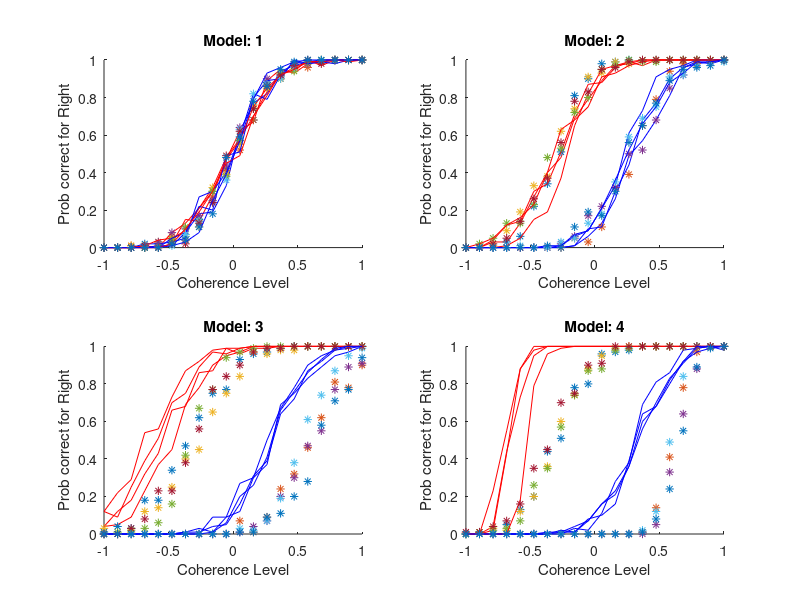

MATLAB code to generate this figure: (Note: this script raises an error after producing the figure.)
clear; close all; clc;

%% Initialization and Data Generation:
% Sets coherence levels, number of trials, subjects, and initializes the psychometric function generator.
% Generates simulated data for each model with varying Point of Subjective Equality (PSE) and slope values.
cohLevs = linspace(-1, 1, 20);
Ncoh = length(cohLevs);
ntrials = 1e2;
nsubs = 4;
eps = 1e-6; % A small value to avoid float-point errors

psyfuncGenerator = @(x, p) (0.5*0)+(1-0).*normcdf(x, p(1), p(2));
PSEs = [0 0 0 0;
    -0.3 -0.3 0.3 0.3;
    -0.6 -0.3 0.3 0.6;
    -0.6 -0.3 0.3 0.6];

slp = 4;
slopes = [slp slp slp slp;
          slp slp slp slp;
          slp slp slp slp;
          slp*2.5 slp slp slp*2.5];

data = zeros(size(PSEs, 1), size(PSEs, 2), Ncoh, nsubs, ntrials);
color_vect = ["r*", "b*", "k*", "m*"];
legnames = {'Adapt L: Attend yes', ...
            'Adapt L: Attend no', ...
            'Adapt R: Attend yes', ...
            'Adapt R: Attend no'};

figure();
for sub = 1:nsubs
    for modelN =  1:size(PSEs, 1)
        subplot(2, 2, modelN)
        hold on;
        for ttype = 1:size(PSEs, 2)
            this_PSE = PSEs(modelN, ttype) + randn(1, 1)*PSEs(modelN, ttype)/10;
            this_slope = slopes(modelN, ttype) + randn(1, 1)*slopes(modelN, ttype)/10;
            this_psyfunc = psyfuncGenerator(cohLevs, [this_PSE, 1/this_slope]);
            this_data = rand(Ncoh, ntrials) < repmat(this_psyfunc', 1, ntrials);
            data(modelN, ttype, :, sub, :) = this_data;
            plot(cohLevs, squeeze(mean(this_data, 2)), color_vect(ttype));
        end
        xlabel('Coherence Level')
        ylabel('Prob correct for Right')
        title(['Model: ' num2str(modelN)])
    end
end

%%
% Initializes variables for sign, attention, and slope change, needed for different model conditions.
sign_mu = [-1 -1 1 1];
attn_mu = [-1 0 0 1];
sig_change = [1 0 0 1];
% Defines the negative log-likelihood function that will be minimized.
nLogL = @(NR, NT, p) -sum(NR.*log(psyfuncGenerator(cohLevs, [p(1) p(2)])+eps) + ...
                         (NT-NR).*log(1-psyfuncGenerator(cohLevs, [p(1) p(2)])+eps));
        
NLLs = zeros(nsubs, size(PSEs, 2), size(PSEs, 2)); % Shape is (subjects * model_groudtruth * model_estim)

% Loops over subjects and models, fitting each model to the data and calculating the negative log-likelihood for each fit.
% For each model, uses fmincon to minimize the negative log-likelihood and find the best-fitting parameters.
res = 1e2;
MEs = NaN(nsubs, size(PSEs, 2), size(PSEs, 2));
lb_M1 = 0.01; ub_M1 = 1;
init_M1 = rand*(ub_M1-lb_M1) + lb_M1;
sig1_range = linspace(lb_M1, ub_M1, res);
prior_M1 = 1./(1:length(sig1_range));
D1 = NaN(nsubs, size(PSEs, 2), res);

lb_M2 = [0.01 0.01]; ub_M2 = [1 1];
init_M2 = rand*(ub_M2-lb_M2) + lb_M2;
mu2_range = linspace(lb_M2(1), ub_M2(1), res);
sig2_range = linspace(lb_M2(2), ub_M2(2), res)';
flat_prior = 1/length(mu2_range)*ones(1,length(mu2_range));
M2_jointprior = (1./sig2_range) .* flat_prior;
M2_jointprior = M2_jointprior';
M2_jointpriornorm = M2_jointprior/sum(M2_jointprior, 'all', 'omitnan');
% figure
% set(gcf,'position',[10,10,1000,400])
% %subplot(1,2,1)
% imagesc(sig2_range, flat_prior, M2_jointpriornorm)
% box off
% title('Model Two Prior')
% xlabel('\sigma')
% ylabel('\mu')
% colorbar
[MU2,SIGMA2]= meshgrid(mu2_range,sig2_range);
D2 = NaN(nsubs, size(PSEs, 2), res);

lb_M3 = [0.01 0.01 0.01]; ub_M3 = [1 1 1];
init_M3 = rand*(ub_M3-lb_M3) + lb_M3;
mu3_1_range = linspace(lb_M3(1), ub_M3(1), res);
mu3_2_range = linspace(lb_M3(2), ub_M3(2), res);
sig3_range = linspace(lb_M3(3), ub_M3(3), res);
D3 = NaN(nsubs, size(PSEs, 2), res, res, res);

lb_M4 = [0.01 0.01 0.01 0.01]; ub_M4 = [1 1 1 1];
init_M4 = rand*(ub_M4-lb_M4) + lb_M4;
mu4_1_range = linspace(lb_M4(1), ub_M4(1), res);
mu4_2_range = linspace(lb_M4(2), ub_M4(2), res);
sig4_1_range = linspace(lb_M4(3), ub_M4(3), res);
sig4_2_range = linspace(lb_M4(4), ub_M4(4), res);
D4 = NaN(nsubs, size(PSEs, 2), res, res, res, res);

options = optimoptions(@fmincon, 'MaxIterations', 1e5, 'Display', 'off');
mfit_curves = NaN(nsubs, size(PSEs, 2), size(PSEs, 2), len(cohLevs));

for sub = 1:nsubs
    for modelN =  1:size(PSEs, 2)
        nR = squeeze(sum(data(modelN, :, :, sub, :), 5));
        
        M1_nlogNL = @(p) sum(arrayfun(@(idx) nLogL(nR(idx, :), ntrials, [0 p]), 1:4));
        parfor ii = 1:res
            D1(sub, modelN, ii) = M1_nlogNL(sig1_range(ii));
        end
        idx1 = find(D1(sub, modelN, :) == min(D1(sub, modelN, :)));
        bestNLL1 = D1(sub, modelN, idx1);
        interim1 = -D1(sub, modelN, :) + log(prior_M1);
        c1 = max(interim1(:));
        normalized_interim1 = interim1 - c1;
        c1_norm = max(normalized_interim1(:));
        MEs(sub, modelN, 1) = sum(exp(normalized_interim1(:)))*exp(c1_norm);
        [estP_M1, NLLs(sub, modelN, 1)] = fmincon(M1_nlogNL, init_M1, [], [], [], [], lb_M1, ub_M1, [], options);
        for ii = 1:4
            mfit_curves(sub, modelN, ii, :) = psyfuncGenerator(cohLevs, [0 estP_M1]);
        end
        
        M2_nlogNL = @(p) sum(arrayfun(@(idx) nLogL(nR(idx, :), ntrials, [p(1)*sign_mu(idx) p(2)]), 1:4));
        parfor ii = 1:res
            D2(sub, modelN, ii) = M2_nlogNL([mu2_range(ii), sig2_range(ii)]);
        end
        idx2 = find(D2(sub, modelN, :) == min(D2(sub, modelN, :)));
        bestNLL2 = D2(sub, modelN, idx2);
        interim2 = -D2(sub, modelN, :) + log(M2_jointpriornorm);
        c2 = max(interim2(:));
        normalized_interim2 = interim2 - c2;
        c2_norm = max(normalized_interim2(:));
        MEs(sub, modelN, 2) = sum(exp(normalized_interim2(:)))*exp(c2_norm);
        [estP_M2, NLLs(sub, modelN, 2)] = fmincon(M2_nlogNL, init_M2, [], [], [], [], lb_M2, ub_M2, [], options);
        for ii = 1:4
            mfit_curves(sub, modelN, ii, :) = psyfuncGenerator(cohLevs, [0 estP_M1]);
        end
        
        M3_nlogNL = @(p) sum(arrayfun(@(idx) nLogL(nR(idx, :), ntrials, [p(1)*sign_mu(idx)+p(2)*attn_mu(idx), p(3)]), 1:4));
%         parfor ii = 1:res
%             for jj = 1:res
%                 for kk = 1:res
%                     D3(sub, modelN, ii, jj, kk) = M3_nlogNL([mu3_1_range(ii), mu3_2_range(jj), sig3_range(kk)]);
%                 end
%             end
%         end
        [estP_M3, NLLs(sub, modelN, 3)] = fmincon(M3_nlogNL, init_M3, [], [], [], [], lb_M3, ub_M3, [], options);
        
        M4_nlogNL = @(p) sum(arrayfun(@(idx) nLogL(nR(idx, :), ntrials, [p(1)*sign_mu(idx)+p(2)*attn_mu(idx), p(3)+p(4)*sig_change(idx)]), 1:4));
        [estP_M4, NLLs(sub, modelN, 4)] = fmincon(M4_nlogNL, init_M4, [], [], [], [], lb_M4, ub_M4, [], options);
    end
end

figure();
for ii = 1:4
    subplot(4, 4, 4*(ii-1)+1); hold on;
    for ttype = 1:size(PSEs, 2)
        this_data = data(modelN, ttype, :, sub, :);
        plot(cohLevs, squeeze(mean(this_data, 2)), color_vect(ttype));%, 'DisplayName', legnames{ttype})
    end
    subplot(4, 4, 4*(ii-1)+2); hold on;
    for ttype = 1:size(PSEs, 2)
        this_data = data(modelN, ttype, :, sub, :);
        plot(cohLevs, squeeze(mean(this_data, 2)), color_vect(ttype));%, 'DisplayName', legnames{ttype})
    end
    subplot(4, 4, 4*(ii-1)+3); hold on;
    for ttype = 1:size(PSEs, 2)
        this_data = data(modelN, ttype, :, sub, :);
        plot(cohLevs, squeeze(mean(this_data, 2)), color_vect(ttype));%, 'DisplayName', legnames{ttype})
    end
    subplot(4, 4, 4*(ii-1)+4); hold on;
    for ttype = 1:size(PSEs, 2)
        this_data = data(modelN, ttype, :, sub, :);
        plot(cohLevs, squeeze(mean(this_data, 2)), color_vect(ttype));%, 'DisplayName', legnames{ttype})
    end
end


%% Calculating AIC and BIC:
% AIC and BIC for each model and subject, which helps in model comparison. Lower AIC/BIC values indicate a better model fit considering the complexity.
k = 1; n = 4 * ntrials;
% Shape is (subjects * model_groudtruth * model_estim)
AICc = 2*k + 2*NLLs;
BICc = k*log(n) + 2*NLLs;
BF_estim = NaN(size(BICc));
for ss = 1:nsubs
    for ii = 1:4
        this_min = min(BICc(ss, ii, :));
        BF_estim(ss, ii, :) = exp(-0.5.*(BICc(ss, ii, :)-this_min));
    end
end

NLL_mean = squeeze(mean(NLLs, 1));
AIC_mean = squeeze(mean(AICc, 1));
BIC_mean = squeeze(mean(BICc, 1));
BF_median = squeeze(median(BF_estim, 1));

% Plotting the log of NLL, AIC, and BIC across different models for each data set. This visual representation aids in comparing how well each model fits the data.
figure();
for ii = 1:4
    subplot(4, 4, 4*(ii-1)+1)
    plot([1 2 3 4], squeeze(NLLs(:, ii, :))', 'o'); hold on;
    plot([1 2 3 4], NLL_mean(ii, :)', 'ks--', 'LineWidth', 1.5)
    xlim([0.5 4.5])
    xticks([1 2 3 4])
    xticklabels({'M1', 'M2', 'M3', 'M4'})
    xlabel('Model')
    ylabel('NLL')
    title(['Data generated using Model ' num2str(ii)])
    
    subplot(4, 4, 4*(ii-1)+2)
    plot([1 2 3 4], squeeze(AICc(:, ii, :))', 'o'); hold on;
    plot([1 2 3 4], AIC_mean(ii, :)', 'ks--', 'LineWidth', 1.5)
    xlim([0.5 4.5])
    xticks([1 2 3 4])
    xticklabels({'M1', 'M2', 'M3', 'M4'})
    xlabel('Model')
    ylabel('AIC')
    title(['Data generated using Model ' num2str(ii)])
    
    subplot(4, 4, 4*(ii-1)+3)
    plot([1 2 3 4], squeeze(BICc(:, ii, :))', 'o'); hold on;
    plot([1 2 3 4], BIC_mean(ii, :)', 'ks--', 'LineWidth', 1.5)
    xlim([0.5 4.5])
    xticks([1 2 3 4])
    xticklabels({'M1', 'M2', 'M3', 'M4'})
    xlabel('Model')
    ylabel('BIC')
    title(['Data generated using Model ' num2str(ii)])

    subplot(4, 4, 4*(ii-1)+4)
    plot([1 2 3 4], squeeze(BF_estim(:, ii, :))', 'o'); hold on;
    plot([1 2 3 4], BF_median(ii, :)', 'ks--', 'LineWidth', 1.5)
    xlim([0.5 4.5])
    xticks([1 2 3 4])
    xticklabels({'M1', 'M2', 'M3', 'M4'})
    xlabel('Model')
    ylabel('BF estim')
    title(['Data generated using Model ' num2str(ii)])
end


